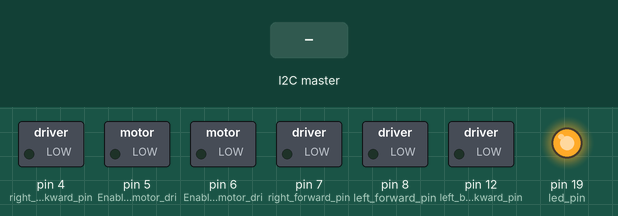
Recording of a sketch running on a simulated Arduino Uno, built with avr-gcc and run on an emulated ATmega328P. Shown: switched loads named in the sketch (green lamp = pin HIGH), output pins drawn as LEDs (lit = HIGH). Inputs (shaded band) come from the test bench. What the sketch prints to the serial monitor is not drawn.

Above: at 0.1 s.
At 2.2 s:
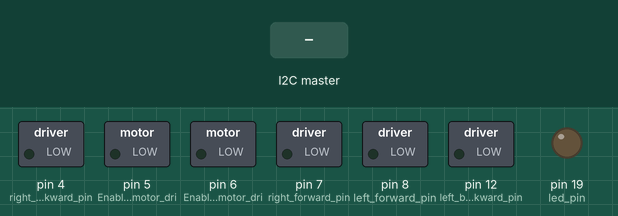
2.3 s: the I2C master sends the byte 1
Timing chart, 0 to 5.3 s (numbered marks = the images above; inputs shaded):
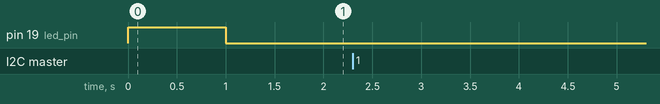

The sketch:

main.ino
```cpp
#include <Wire.h>

#define I2C_SLAVE_ADDRESS 11

int led_pin = 19;
int led_state = LOW;

// make sure all the below pin below should be PWM enabled
int right_forward_pin = 7;
int left_forward_pin = 8;
int right_backward_pin = 4;
int left_backward_pin = 12;

int right_forward_pwm = 0;
int left_forward_pwm = 0;
int right_backward_pwm = 0;
int left_backward_pwm = 0;

int pwm_values[6] = {0, 0, 0, 0, 0, 0};

// This function is called when ever there is I2C receive call
void receiveEvents(int numBytes){
  Serial.println("----GOT " + String(numBytes) + " Bytes-----");
  int counter = 0;
  while (Wire.available()){
    int pwm = Wire.read();
    pwm_values[counter] = pwm;
    counter++;
  }
  //Update the global pwm variable
  right_forward_pwm = pwm_values[1];
  left_forward_pwm = pwm_values[2];
  right_backward_pwm = pwm_values[3];
  left_backward_pwm = pwm_values[4];
  led_state = pwm_values[5];
  // Print out the updated pwm values
  Serial.println(right_forward_pwm);
  Serial.println(left_forward_pwm);
  Serial.println(right_backward_pwm );
  Serial.println(left_backward_pwm);
  Serial.println(led_state);
}

// This function sends the pwm signal to motor driver to rotate the motors
void move(){
  analogWrite(right_forward_pin, right_forward_pwm);
  analogWrite(left_forward_pin, left_forward_pwm);
  analogWrite(right_backward_pin, right_backward_pwm);
  analogWrite(left_backward_pin, left_backward_pwm);
  digitalWrite(led_pin, led_state);
}

void setup(){
  Serial.println("Initialising the motors!!!");
  pinMode(5, OUTPUT);   // Enable pin 1 of motor driver
  pinMode(right_backward_pin, OUTPUT);
  pinMode(right_forward_pin, OUTPUT);
  pinMode(6, OUTPUT);   // Enable pin 2 of motor driver
  pinMode(left_backward_pin, OUTPUT);
  pinMode(left_forward_pin, OUTPUT);
  pinMode(led_pin, OUTPUT);

  Serial.begin(9600);
  Serial.println("Start Reading");

  Wire.begin(I2C_SLAVE_ADDRESS);
  delay(1000);
  Wire.onReceive(receiveEvents);
}

void loop(){
  move();
  delay(100);
}
```

Measured:
- after the input at 2.3 s, every drawn part: stays the same
